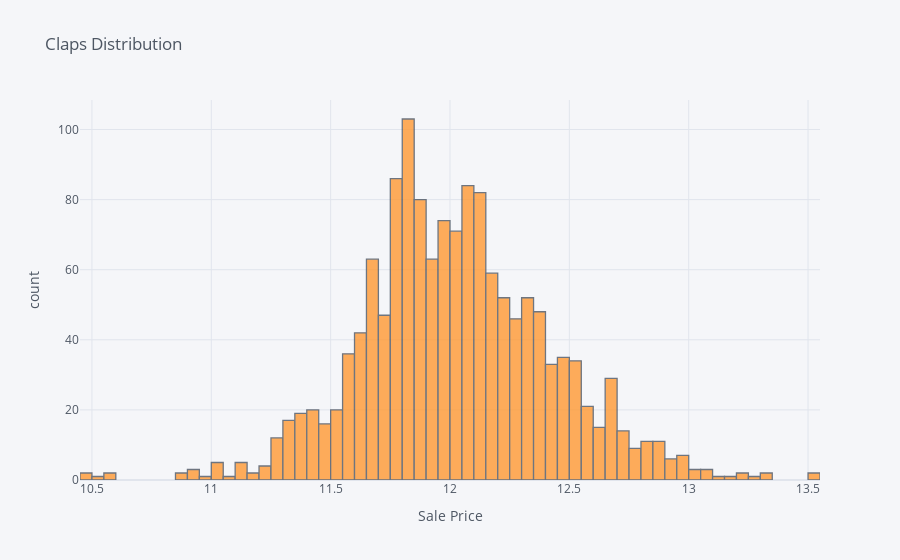

Notebook code cell kept with this figure:
### Code cell
np.log1p(df['SalePrice']).iplot(kind='hist', xTitle='Sale Price',
                  yTitle='count', title='Claps Distribution')
#fig = px.histogram(df, x="SalePrice")

### Figure 1 — Plotly figure (JSON) as saved in the notebook; plotly's stock layout.template omitted (floating-point values rounded to 4 significant figures; data arrays with more than 128 entries replaced by an {"elided": "..."} marker saying what was removed)
{"data": [{"histfunc": "count", "histnorm": "", "marker": {"color": "rgba(255, 153, 51, 1.0)", "line": {"color": "#4D5663", "width": 1.3}}, "name": "SalePrice", "opacity": 0.8, "orientation": "v", "type": "histogram", "x": {"elided": "1460 float values"}}], "layout": {"barmode": "overlay", "legend": {"bgcolor": "#F5F6F9", "font": {"color": "#4D5663"}}, "paper_bgcolor": "#F5F6F9", "plot_bgcolor": "#F5F6F9", "title": {"font": {"color": "#4D5663"}, "text": "Claps Distribution"}, "xaxis": {"gridcolor": "#E1E5ED", "showgrid": true, "tickfont": {"color": "#4D5663"}, "title": {"font": {"color": "#4D5663"}, "text": "Sale Price"}, "zerolinecolor": "#E1E5ED"}, "yaxis": {"gridcolor": "#E1E5ED", "showgrid": true, "tickfont": {"color": "#4D5663"}, "title": {"font": {"color": "#4D5663"}, "text": "count"}, "zerolinecolor": "#E1E5ED"}}}
